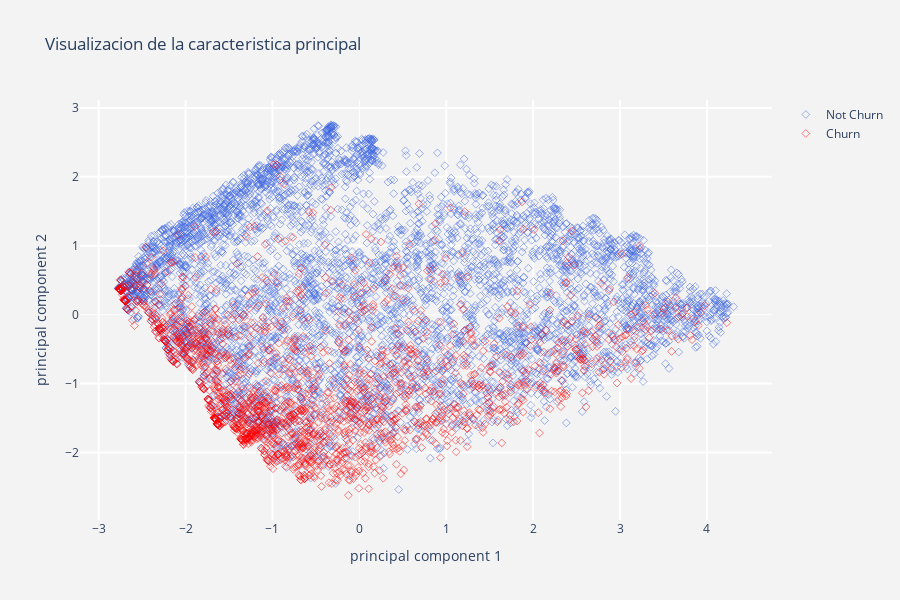

The code cell stored with this chart in its notebook:
### Code cell
####PCA 
from sklearn.decomposition import PCA

pca = PCA(n_components = 2)

X = telec[[i for i in telec.columns if i not in Id_col + target_col]]
Y = telec[target_col + Id_col]

principal_components = pca.fit_transform(X)
pca_data = pd.DataFrame(principal_components,columns = ["PC1","PC2"])
pca_data = pca_data.merge(Y,left_index=True,right_index=True,how="left")
pca_data["Churn"] = pca_data["Churn"].replace({1:"Churn",0:"Not Churn"})

def pca_scatter(target,color) :
    tracer = go.Scatter(x = pca_data[pca_data["Churn"] == target]["PC1"] ,
                        y = pca_data[pca_data["Churn"] == target]["PC2"],
                        name = target,mode = "markers",
                        marker = dict(color = color,
                                      line = dict(width = .5),
                                      symbol =  "diamond-open"),
                        text = ("Customer Id : " + 
                                pca_data[pca_data["Churn"] == target]['customerID'])
                       )
    return tracer

layout = go.Layout(dict(title = "Visualizacion de la caracteristica principal",
                        plot_bgcolor  = "rgb(243,243,243)",
                        paper_bgcolor = "rgb(243,243,243)",
                        xaxis = dict(gridcolor = 'rgb(255, 255, 255)',
                                     title = "principal component 1",
                                     zerolinewidth=1,ticklen=5,gridwidth=2),
                        yaxis = dict(gridcolor = 'rgb(255, 255, 255)',
                                     title = "principal component 2",
                                     zerolinewidth=1,ticklen=5,gridwidth=2),
                        height = 600
                       )
                  )
trace1 = pca_scatter("Churn",'red')
trace2 = pca_scatter("Not Churn",'royalblue')
data = [trace2,trace1]
fig = go.Figure(data=data,layout=layout)
py.iplot(fig)

### Figure 1 — Plotly figure (JSON) as saved in the notebook; plotly's stock layout.template omitted (floating-point values rounded to 4 significant figures; data arrays with more than 128 entries replaced by an {"elided": "..."} marker saying what was removed)
{"data": [{"marker": {"color": "royalblue", "line": {"width": 0.5}, "symbol": "diamond-open"}, "mode": "markers", "name": "Not Churn", "text": {"elided": "5163 str values"}, "type": "scatter", "x": {"elided": "5163 float values"}, "y": {"elided": "5163 float values"}}, {"marker": {"color": "red", "line": {"width": 0.5}, "symbol": "diamond-open"}, "mode": "markers", "name": "Churn", "text": {"elided": "1869 str values"}, "type": "scatter", "x": {"elided": "1869 float values"}, "y": {"elided": "1869 float values"}}], "layout": {"height": 600, "paper_bgcolor": "rgb(243,243,243)", "plot_bgcolor": "rgb(243,243,243)", "title": {"text": "Visualizacion de la caracteristica principal"}, "xaxis": {"gridcolor": "rgb(255, 255, 255)", "gridwidth": 2, "ticklen": 5, "title": {"text": "principal component 1"}, "zerolinewidth": 1}, "yaxis": {"gridcolor": "rgb(255, 255, 255)", "gridwidth": 2, "ticklen": 5, "title": {"text": "principal component 2"}, "zerolinewidth": 1}}}
